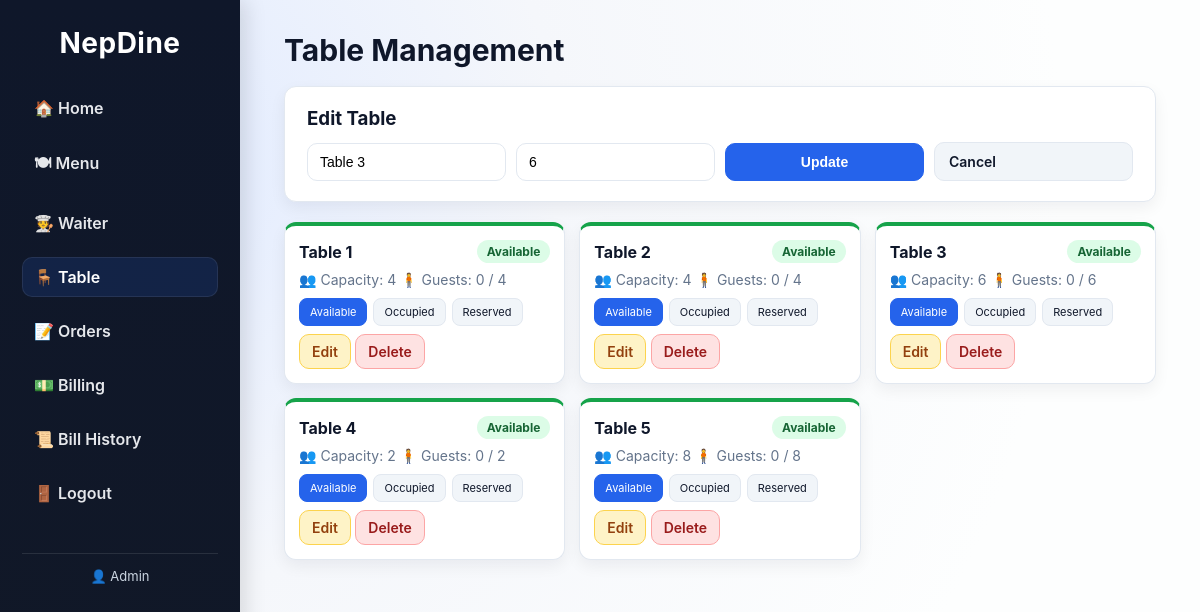
Screenshot of /table.php?edit=3 (signed in) with the database file from the repository.
### tables this page shows
CREATE TABLE IF NOT EXISTS restaurant_tables (
    id         INT AUTO_INCREMENT PRIMARY KEY,
    table_name VARCHAR(50)  NOT NULL,
    capacity   INT          DEFAULT 4,
    status     ENUM('available','occupied','reserved') DEFAULT 'available',
    created_at TIMESTAMP DEFAULT CURRENT_TIMESTAMP
);

### table.php (the view, shortened to what this page needs)
<?php
$db  = getDB();
$edit = null;
if (isset($_GET['edit'])) {
    $eid  = (int)$_GET['edit'];
    $stmt = $db->prepare('SELECT * FROM restaurant_tables WHERE id=?');
    $stmt->bind_param('i', $eid);
    $stmt->execute();
    $edit = $stmt->get_result()->fetch_assoc();
}
$tables = $db->query('SELECT * FROM restaurant_tables ORDER BY id')->fetch_all(MYSQLI_ASSOC);
$guestMap = [];
$statusColors = ['available' => 'badge-green', 'occupied' => 'badge-red', 'reserved' => 'badge-orange'];
?>
<!DOCTYPE html>
<html lang="en">
<head>
  <link rel="stylesheet" href="style.css"/>
</head>
<body>
<?php include 'includes/sidebar.php'; ?>
<div class="main">
  <h1>Table Management</h1>
  <div class="form-card">
    <h3><?= $edit ? 'Edit Table' : 'Add New Table' ?></h3>
    <form method="POST" action="table.php" class="inline-form">
      <input type="text" name="table_name" class="input-field" placeholder="e.g. Table 6" required
             value="<?= htmlspecialchars($edit['table_name'] ?? '') ?>"/>
      <input type="number" name="capacity" class="input-field" placeholder="Capacity" min="1" max="50" required
             value="<?= htmlspecialchars($edit['capacity'] ?? 4) ?>"/>
      <button type="submit" class="btn-primary"><?= $edit ? 'Update' : 'Add Table' ?></button>
      <?php if ($edit): ?><a href="table.php" class="btn-secondary">Cancel</a><?php endif; ?>
    </form>
  </div>
  <div class="table-grid">
    <?php foreach ($tables as $t): ?>
    <?php $guests = $guestMap[$t['id']] ?? 0; ?>
    <div class="table-card status-<?= $t['status'] ?>">
      <div class="table-card-header">
        <strong><?= htmlspecialchars($t['table_name']) ?></strong>
        <span class="badge <?= $statusColors[$t['status']] ?>"><?= ucfirst($t['status']) ?></span>
      </div>
      <div class="table-card-body">
        <span>👥 Capacity: <?= $t['capacity'] ?></span>
        <span>🧍 Guests: <?= $guests ?> / <?= $t['capacity'] ?></span>
      </div>
      <div class="table-card-actions">
        <div class="status-select">
          <?php foreach (['available','occupied','reserved'] as $s): ?>
            <a href="table.php?id=<?= $t['id'] ?>&status=<?= $s ?>"
               class="btn-status <?= $t['status']===$s ? 'active' : '' ?>"><?= ucfirst($s) ?></a>
          <?php endforeach; ?>
        </div>
        <div>
          <a href="table.php?edit=<?= $t['id'] ?>" class="btn-edit">Edit</a>
          <a href="table.php?delete=<?= $t['id'] ?>" class="btn-delete"
             onclick="return confirm('Delete this table?')">Delete</a>
        </div>
      </div>
    </div>
    <?php endforeach; ?>
  </div>
</div>
</body>
</html>

### style.css (style rules this page uses)
:root { --bg: #f5f7fb; --surface: #ffffff; --surface-2: #f1f5f9; --border: #e2e8f0; --text: #0f172a; --muted: #64748b; --primary: #2563eb; --primary-strong: #1d4ed8; --accent: #0ea5e9; --danger: #dc2626; --warning: #f59e0b; --success: #16a34a; --radius: 12px; --shadow: 0 10px 30px rgba(15, 23, 42, 0.08); --shadow-soft: 0 6px 16px rgba(15, 23, 42, 0.06); font-family: 'Inter', 'Poppins', Arial, sans-serif; }
* { box-sizing: border-box; }
body { margin: 0; display: flex; background: radial-gradient(circle at 10% 20%, #e0eaff 0, #f5f7fb 35%, #fdfefe 75%); color: var(--text); min-height: 100vh; }
.main { flex: 1; padding: 32px 44px; }
.main h1 { font-size: 30px; margin: 0 0 18px; color: #0f172a; }
.form-card { background: var(--surface); border-radius: var(--radius); box-shadow: var(--shadow-soft); padding: 20px 22px; margin-bottom: 20px; border: 1px solid var(--border); }
.form-card h3 { margin: 0 0 12px; }
.inline-form { display: flex; flex-wrap: wrap; gap: 10px; align-items: flex-end; }
.inline-form > * { flex: 1 1 180px; }
.input-field { width: 100%; padding: 10px 12px; border: 1px solid var(--border); border-radius: 10px; background: #fff; font-size: 14px; transition: border 0.2s, box-shadow 0.2s; }
.btn-primary, .btn-secondary, .btn-edit, .btn-delete { display: inline-block; text-decoration: none; font-size: 14px; font-weight: 600; border-radius: 10px; padding: 10px 14px; border: 1px solid transparent; cursor: pointer; transition: all 0.2s ease; }
.btn-primary { background: var(--primary); color: #fff; border-color: var(--primary); }
.btn-secondary { background: var(--surface-2); color: var(--text); border-color: var(--border); }
.btn-edit { background: #fef3c7; color: #92400e; border-color: #fcd34d; padding: 8px 12px; }
.btn-delete { background: #fee2e2; color: #991b1b; border-color: #fca5a5; padding: 8px 12px; }
.badge { display: inline-block; padding: 4px 10px; border-radius: 999px; font-size: 12px; font-weight: 700; text-decoration: none; }
.badge-green { background: #dcfce7; color: #166534; }
.table-grid { display: grid; grid-template-columns: repeat(auto-fill, minmax(220px, 1fr)); gap: 14px; }
.table-card { background: var(--surface); border-radius: var(--radius); padding: 14px; border: 1px solid var(--border); box-shadow: var(--shadow-soft); border-top: 4px solid var(--border); }
.table-card.status-available { border-top-color: var(--success); }
.table-card-header { display: flex; justify-content: space-between; align-items: center; margin-bottom: 8px; }
.table-card-body { color: var(--muted); font-size: 14px; margin-bottom: 10px; }
.table-card-actions { display: flex; flex-direction: column; gap: 8px; }
.status-select { display: flex; flex-wrap: wrap; gap: 6px; }
.btn-status { font-size: 11px; padding: 6px 10px; border-radius: 8px; border: 1px solid var(--border); background: var(--surface-2); color: var(--text); text-decoration: none; }
.btn-status.active { background: var(--primary); color: #fff; border-color: var(--primary); }

### rows the page displays
restaurant_tables: table_name "Table 3", capacity "6", status "Available", id "0", s "Available", s "Occupied", s "Reserved"
restaurant_tables: table_name "Table 1", status "Available", capacity "4", id "0", s "Available", s "Occupied", s "Reserved"
restaurant_tables: table_name "Table 2", status "Available", capacity "4", id "0", s "Available", s "Occupied", s "Reserved"
restaurant_tables: table_name "Table 4", status "Available", capacity "2", id "0", s "Available", s "Occupied", s "Reserved"
restaurant_tables: table_name "Table 5", status "Available", capacity "8", id "0", s "Available", s "Occupied", s "Reserved"

### other values shown
$_SESSION['user_name'] "Admin"
